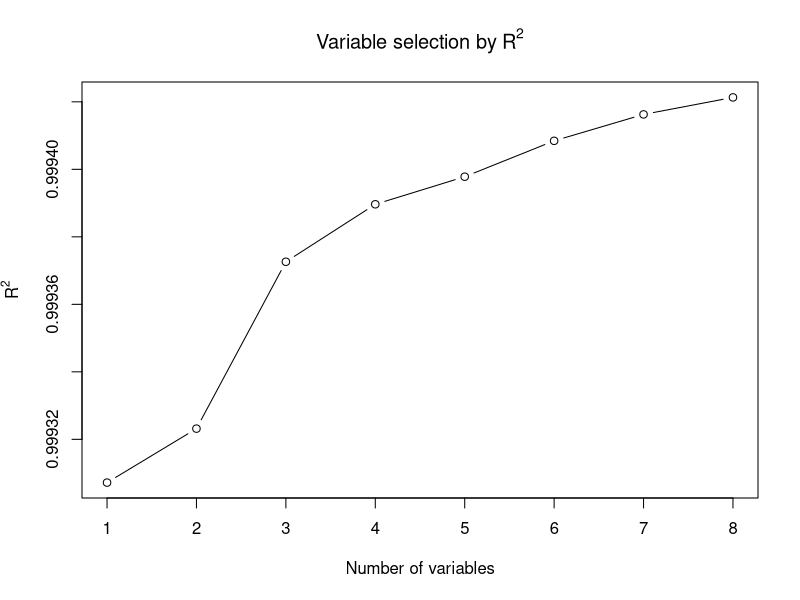

This chart was generated by the following R code:
bodyfat.dat=read.csv("data/cleanfile.csv")

library(leaps)
library(caret)
#function definitions
#my.regsub selects variables using aic and cp
my.regsub <- function(matrix,y,nbest,method,nvmax=8){
  n<-length(y)#sample size
  k=(2:(nvmax+1))#possible numbers of coefficients
  temp <- regsubsets(matrix,y,nbest=nbest,method=method,nvmax=nvmax)
  temp.mat <- cbind(summary(temp)$which,summary(temp)$cp,
                    n*log(2*pi)+n*log(summary(temp)$rss/(n-k))+n+k+2,
                    n*log(2*pi)+n*log(summary(temp)$rss/(n-k))+n-k+(k+1)*log(n),
                    1-summary(temp)$rss/sum((y-mean(y))^2))
  dimnames(temp.mat)[[2]] <- c(dimnames(summary(temp)$which)[[2]],
                               "cp", "aic", "bic","r_square")
  return(temp.mat)
}

regsub.mat<-my.regsub(bodyfat.dat[,-c(1,2)],bodyfat.dat$BODYFAT,nbest=1,method = "exhaustive")
regsub.mat[which.min(regsub.mat[,"aic"]),]
#Keep AGE, HEIGHT, NECK, CHEST, ABDOMEN, FOREARM, WRIST under AIC criteron
regsub.mat[which.min(regsub.mat[,"cp"]),]
#Keep AGE, HEIGHT, NECK, CHEST, ABDOMEN, FOREARM, WRIST under Mallow's Cp criteron
regsub.mat[which.min(regsub.mat[,"bic"]),]
#Keep WEIGHT, ABDOMEN, WRIST under BIC criteron
plot(regsub.mat[,"r_square"],type="b",
     main=bquote("Variable selection by"~R^2),
     xlab="Number of variables",
     ylab=expression(R^2)
)
#model1
set.seed(123)
train_control <- trainControl(method="cv", number=4)
model1 <- train(BODYFAT~AGE+HEIGHT+NECK+CHEST+ABDOMEN+FOREARM+WRIST,data=bodyfat.dat, 
               trControl=train_control, 
               method="lm",metric="RMSE")
print(model1)
#model2
model2 <- train(BODYFAT~WEIGHT+ABDOMEN+WRIST,data=bodyfat.dat, 
               trControl=train_control, 
               method="lm",metric="RMSE")
print(model2)
#model3
model3<- train(BODYFAT~WEIGHT+ABDOMEN,data=bodyfat.dat, 
                trControl=train_control, 
                method="lm",metric="RMSE")
print(model3)
